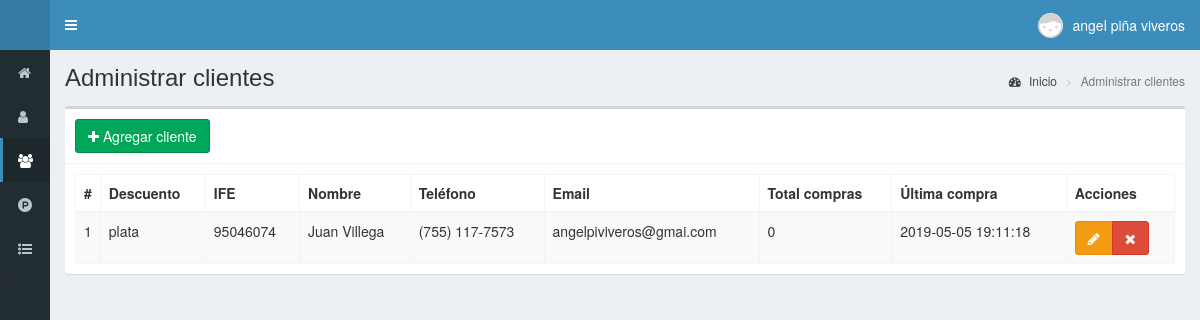
/clientes (signed in), run on the app's committed database.
### tables this page shows
CREATE TABLE `clientes` (
  `id` int(11) NOT NULL,
  `ife` int(11) NOT NULL,
  `id_descuento` int(11) NOT NULL,
  `nombre` text NOT NULL,
  `email` text NOT NULL,
  `telefono` text NOT NULL,
  `compras` int(11) NOT NULL,
  `ultima_compra` datetime NOT NULL,
  `fecha` timestamp NOT NULL DEFAULT CURRENT_TIMESTAMP ON UPDATE CURRENT_TIMESTAMP
);

### controladores/plantilla.controlador.php (called while the page is built)
<?php
class ControladorPlantilla{
	static public function ctrPlantilla(){
		include "vistas/plantilla.php";
	}
}

### index.php (called while the page is built, shortened)
<?php
require_once "controladores/plantilla.controlador.php";
require_once "controladores/productos.controlador.php";
require_once "controladores/clientes.controlador.php";
require_once 'controladores/sucursales2.controlador.php';
require_once "modelos/clientes.modelo.php";
$plantilla = new ControladorPlantilla();
$plantilla -> ctrPlantilla();

### controladores/clientes.controlador.php (called while the page is built, shortened)
<?php
class ControladorClientes{
	static public function ctrMostrarClientes($item, $valor){
		$tabla = "clientes";
		$respuesta = ModeloClientes::mdlMostrarClientes($tabla, $item, $valor);
		return $respuesta;
	}
}

### modelos/conexion.php (called while the page is built)
<?php
class Conexion{
	static public function conectar(){
		$link = new PDO("mysql:host=127.0.0.1;dbname=g&g", "root", "");
		$link->exec("set names utf8");
		return $link;
	}
}

### modelos/clientes.modelo.php (called while the page is built, shortened)
<?php
require_once "conexion.php";
class ModeloClientes{
	static public function mdlMostrarClientes($tabla, $item, $valor){
		if($item != null){
			$stmt = Conexion::conectar()->prepare("SELECT c.id,c.ife,c.id_descuento,(SELECT d.nombre FROM descuentos d WHERE d.id=c.id_descuento)as descuento, c.nombre,c.telefono,c.email,c.compras,c.ultima_compra,c.fecha FROM $tabla c WHERE c.$item = :$item");
			$stmt -> bindParam(":".$item, $valor, PDO::PARAM_STR);
			$stmt -> execute();
			return $stmt -> fetch();
		}else{
			$stmt = Conexion::conectar()->prepare("SELECT c.id,c.ife,c.id_descuento,(SELECT d.nombre FROM descuentos d WHERE d.id=c.id_descuento)as descuento, c.nombre,c.telefono,c.email,c.compras,c.ultima_compra,c.fecha FROM $tabla c");
			$stmt -> execute();
			return $stmt -> fetchAll();
		}
	}
}

### vistas/modulos/clientes.php (the view, shortened to what this page needs)
<div class="content-wrapper">
  <section class="content-header">
    <h1>
      Administrar clientes
    </h1>
    <ol class="breadcrumb">
      <li><a href="inicio"><i class="fa fa-dashboard"></i> Inicio</a></li>
      <li class="active">Administrar clientes</li>
    </ol>
  </section>
  <section class="content">
    <div class="box">
      <div class="box-header with-border">
        <button class="btn btn-success" data-toggle="modal" data-target="#modalAgregarCliente">
          <i class="fa fa-plus"></i> Agregar cliente
        </button>
      </div>
      <div class="box-body">
       <table class="table table-bordered table-striped dt-responsive tablas" width="100%">
        <thead>
         <tr>
           <th style="width:10px">#</th>
           <th>Descuento</th>
           <th>IFE</th>
           <th>Nombre</th>
           <th>Teléfono</th>
           <th>Email</th>
           <th>Total compras</th>
           <th>Última compra</th>
           <th>Acciones</th>
         </tr>
        </thead>
        <tbody>
        <?php
          $item = null;
          $valor = null;
          $clientes = ControladorClientes::ctrMostrarClientes($item, $valor);
          foreach ($clientes as $key => $value) {
            echo '<tr>
                    <td>'.($key+1).'</td>
                    <td>'.$value["descuento"].'</td>
                    <td>'.$value["ife"].'</td>
                    <td>'.$value["nombre"].'</td>
                    <td>'.$value["telefono"].'</td>
                    <td>'.$value["email"].'</td>
                    <td>'.$value["compras"].'</td>
                    <td>'.$value["ultima_compra"].'</td>
                    <td>
                      <div class="btn-group">
                        <button class="btn btn-warning btnEditarCliente" data-toggle="modal" data-target="#modalEditarCliente" idCliente="'.$value["id"].'"><i class="fa fa-pencil"></i></button>';
                      if($_SESSION["perfil"] == "Super Administrador"){
                          echo '<button class="btn btn-danger btnEliminarCliente" idCliente="'.$value["id"].'"><i class="fa fa-times"></i></button>';
                      }
                      echo '</div>
                    </td>
                  </tr>';
            }
        ?>
        </tbody>
       </table>
      </div>
    </div>
  </section>
</div>

### data on the page
clientes: descuento "plata", ife "95046074", nombre "Juan Villega", telefono "(755) 117-7573", email "angelpiviveros@gmai.com", compras "0", ultima_compra "2019-05-05 19:11:18"

### other printed values
$_SESSION["nombre"] "angel piña viveros"
